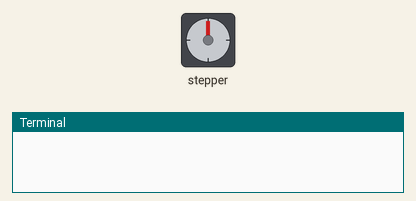
A program run on a simulated Raspberry Pi (header pin numbers). Parts: stepper motor, the last lines printed to the terminal. The stepper is drawn at 2048 steps a turn. At 16.2 s the program stops and its outputs stay as they are.

Above: at 0.05 s.
At 0.45 s:
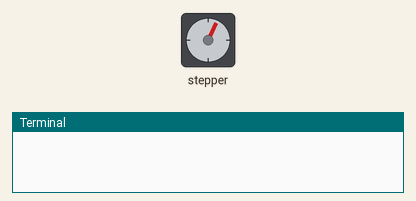
At 0.9 s:
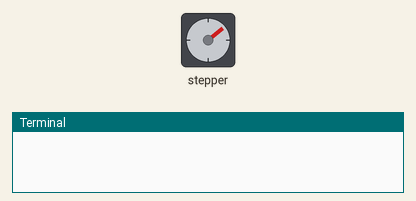
At 4.0 s:
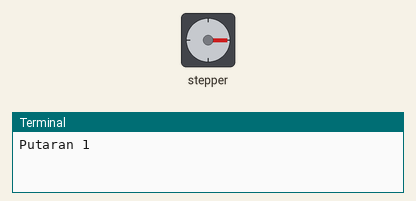
Timing chart, 0 to 5.2 s (numbered marks = the images above):
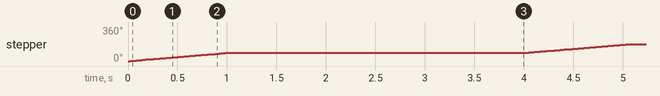

The program:

Motor_Stepper_90_derajat__4x_.py
```python
import RPi.GPIO as GPIO
import time
GPIO.setmode(GPIO.BOARD)
GPIO.setwarnings(False)
# control_pins = [7,11,13,15]
control_pins = [13,15,16,22]
for pin in control_pins:
  GPIO.setup(pin, GPIO.OUT)
  GPIO.output(pin, 0)
halfstep_seq = [
  [1,0,0,0],
  [1,1,0,0],
  [0,1,0,0],
  [0,1,1,0],
  [0,0,1,0],
  [0,0,1,1],
  [0,0,0,1],
  [1,0,0,1]
]
for i in range(128):           # 90 Derajat pertama
  for halfstep in range(8):
    for pin in range(4):
      GPIO.output(control_pins[pin], halfstep_seq[halfstep][pin])
    time.sleep(0.001)
print('Putaran 1')
time.sleep(3)

for i in range(128):           # 90 Derajat kedua
  for halfstep in range(8):
    for pin in range(4):
      GPIO.output(control_pins[pin], halfstep_seq[halfstep][pin])
    time.sleep(0.001)
print('Putaran 2')
time.sleep(3)

for i in range(128):           # 90 Derajat ketiga
  for halfstep in range(8):
    for pin in range(4):
      GPIO.output(control_pins[pin], halfstep_seq[halfstep][pin])
    time.sleep(0.001)
print('Putaran 3')
time.sleep(3)

for i in range(128):           # 90 Derajat keempat
  for halfstep in range(8):
    for pin in range(4):
      GPIO.output(control_pins[pin], halfstep_seq[halfstep][pin])
    time.sleep(0.001)
print('Putaran 4')
time.sleep(3)

GPIO.cleanup()
```

Measured:
- by itself, stepper: turns 90° clockwise in 1.0 s, repeating every 4.0 s
